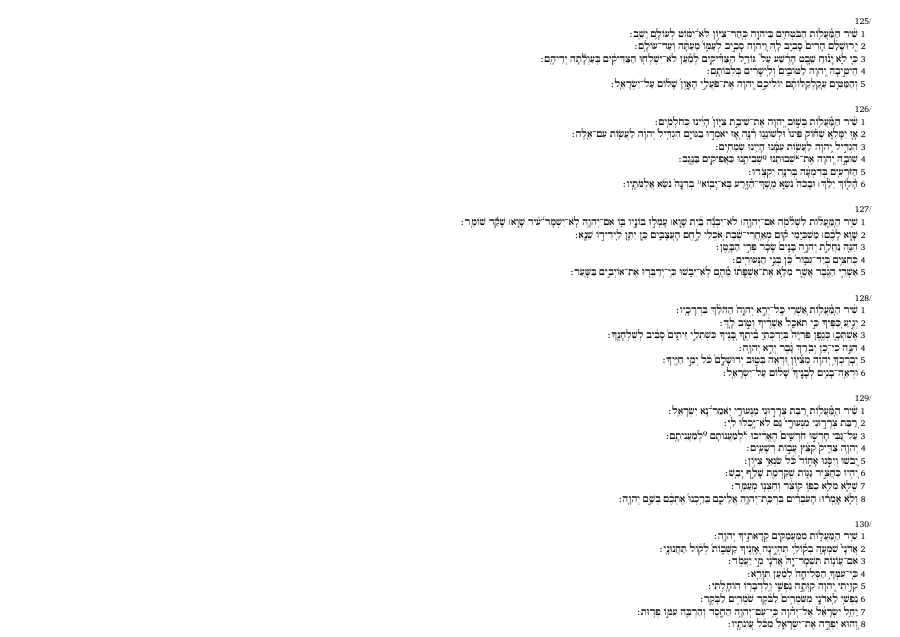
#> input picture native/scan-cleanup/tests/fixtures/split/hard-01-digital-hebrew-bhs-p00377.png, 900 x 637 px
$ python -i dewarp.py   (imports and definitions only)
#> lines starting #> are read from the running program, lines starting #| are printed output that depends on the picture; after the words box and inside, x2 and y2 are one past the last pixel; in counts of white or black regions, pixels touching at a corner belong together
#> further down, picture is the input picture: shape (637, 900); min 0, max 255, mean 248.6
"""
Stage 3b: Dewarp Detection and Correction

Detects and corrects page curvature (warping from book spine).
Uses page_dewarp library for cubic spline-based dewarping.

This stage typically runs after deskew and before split detection.
"""

import warnings
from dataclasses import asdict, dataclass
from pathlib import Path

import cv2
import numpy as np

from .io import load_grayscale, load_image, save_image

try:
    from numpy.exceptions import RankWarning as NumpyRankWarning
except Exception:
    NumpyRankWarning = getattr(np, "RankWarning", Warning)

@dataclass
class DewarpResult:
    """Result of dewarp detection."""
    needs_dewarp: bool
    curvature_score: float  # 0-1, higher = more curvature
    confidence: float
    method_used: str
    tool_available: bool
    debug: dict

    def to_dict(self) -> dict:
        """Convert to JSON-serializable dictionary."""
        return asdict(self)


# [57 lines left out: function detect_dewarp, not called in this run]


def detect_curvature_lines(gray: np.ndarray) -> dict:
    """
    Detect page curvature by analyzing text line bending.

    Args:
        gray: Grayscale image

    Returns:
        Dictionary with curvature analysis results
    """
    h, w = gray.shape
    if h < 1 or w < 1:
        return {
            'score': 0.0,
            'confidence': 0.0,
            'num_lines': 0,
            'avg_curvature': 0.0,
            'max_curvature': 0.0,
        }

    # Threshold to get binary image
    _, binary = cv2.threshold(gray, 0, 255, cv2.THRESH_BINARY_INV + cv2.THRESH_OTSU)
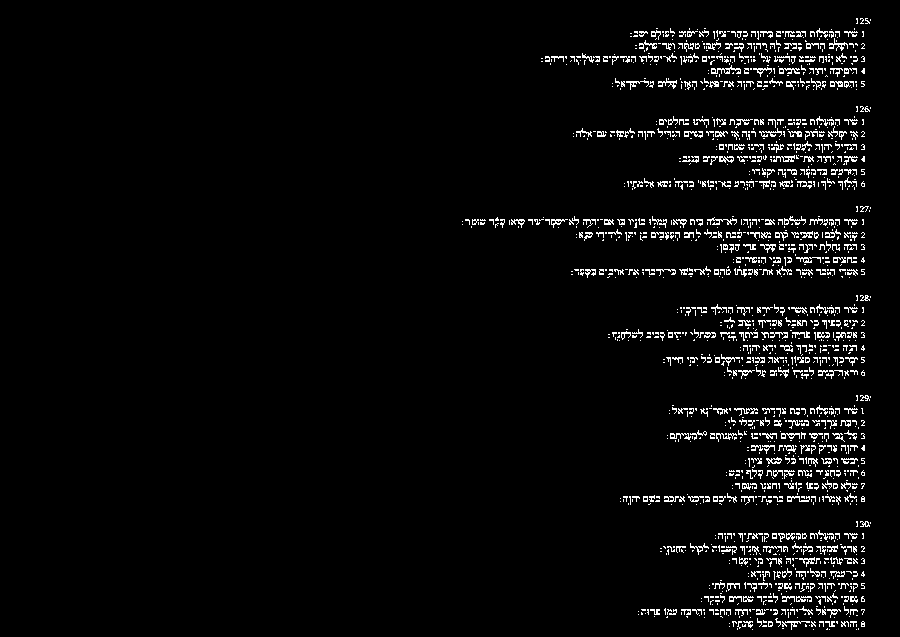
#> binary: shape (637, 900); 3.7% white in thin lines or dots, all inside (x1, y1, x2, y2) = (462, 18, 871, 630)

    # Morphological operations to connect text into lines
    kernel = cv2.getStructuringElement(cv2.MORPH_RECT, (max(1, w // 20), 1))
    dilated = cv2.dilate(binary, kernel, iterations=1)
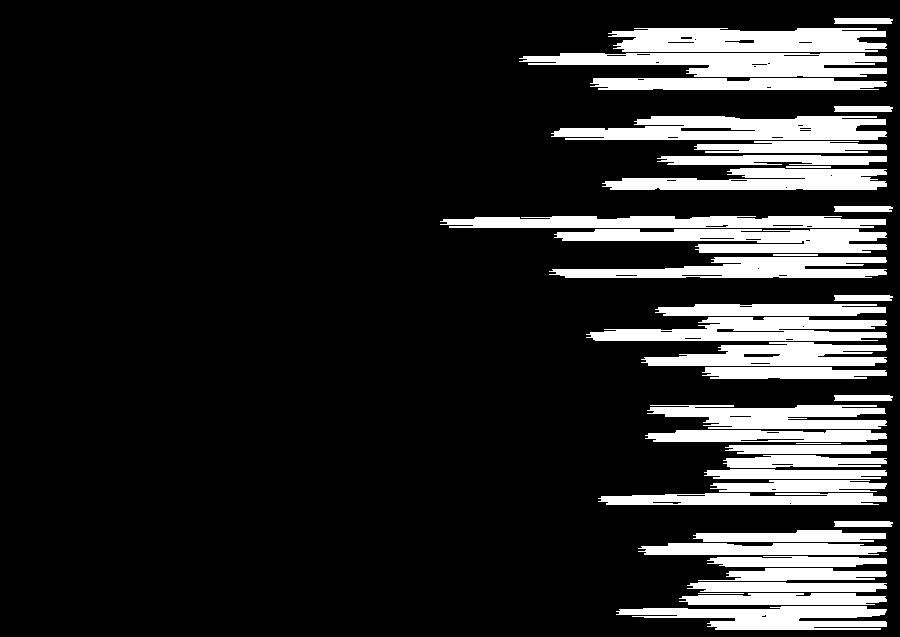
#> dilated: shape (637, 900); 15.9% white; 38 white regions

    # Find contours (text lines)
    contours, _ = cv2.findContours(dilated, cv2.RETR_EXTERNAL, cv2.CHAIN_APPROX_SIMPLE)
#> contours = 38 contours, 2 with area under 20; largest, box (x1, y1, x2, y2) and area: (551, 116, 887, 140) 5827, (519, 53, 887, 77) 5572, (608, 28, 887, 52) 5458, (554, 229, 887, 253) 4824, (586, 317, 887, 341) 4566

    # Filter for likely text lines (wide, not too tall)
    text_lines = []
    for contour in contours:
        x, y, cw, ch = cv2.boundingRect(contour)
        if cw > w * 0.3 and ch < h * 0.1:  # Wide and not too tall
            text_lines.append(contour)
#> this loop made 38 passes
#> (x, y, cw, ch) on passes 1, 2, 4, 5, 6, 7, 8, 9: (616, 606, 271, 24), (679, 593, 208, 12), (687, 582, 200, 10), (698, 568, 189, 13), (707, 556, 180, 11), (638, 543, 249, 12), (693, 530, 193, 12), (834, 521, 59, 6)
#> after the loop, text_lines = 11 contours; largest, box (x1, y1, x2, y2) and area: (551, 116, 887, 140) 5827, (519, 53, 887, 77) 5572, (608, 28, 887, 52) 5458, (554, 229, 887, 253) 4824, (586, 317, 887, 341) 4566

    if len(text_lines) < 3:
        return {
            'score': 0.0,
            'confidence': 0.0,
            'num_lines': 0,
            'avg_curvature': 0.0,
            'max_curvature': 0.0,
        }

    # Analyze curvature of each text line
    curvatures = []

    for contour in text_lines:
        # Fit a polynomial to the contour points
        points = contour.reshape(-1, 2)

        if len(points) < 10:
            continue

        # Sort by x coordinate
        sorted_indices = points[:, 0].argsort()
        points = points[sorted_indices]
        x_coords = points[:, 0].astype(np.float64)
        y_coords = points[:, 1].astype(np.float64)

        try:
            with warnings.catch_warnings():
                warnings.simplefilter("error", NumpyRankWarning)
                # Fit quadratic polynomial (parabola)
                coeffs = np.polyfit(x_coords, y_coords, 2)

            # Curvature is related to the quadratic coefficient
            # Normalize by width for scale independence
            curvature = abs(coeffs[0]) * w
            curvatures.append(curvature)
        except (NumpyRankWarning, np.linalg.LinAlgError, ValueError):
            continue
#> this loop made 11 passes
#> (coeffs, curvature) on passes 1 to 8: ([-0.000338, 0.518, 421.6], 0.305), ([0.000336, -0.499, 678.4], 0.303), ([0.000467, -0.704, 588.1], 0.421), ([0.000157, -0.238, 356.8], 0.141), ([-2.64e-05, 0.0525, 214.2], 0.0237), ([0.000128, -0.169, 272.6], 0.115), ([0.000284, -0.448, 352.5], 0.256), ([0.000505, -0.744, 392.7], 0.455)
#> after the loop, curvatures = [0.305, 0.303, 0.421, 0.141, 0.0237, 0.115, 0.256, 0.455, 0.125, 0.215, 0.695]

    if not curvatures:
        return {
            'score': 0.0,
            'confidence': 0.0,
            'num_lines': len(text_lines),
            'avg_curvature': 0.0,
            'max_curvature': 0.0,
        }

    # Calculate statistics
    avg_curvature = float(np.mean(curvatures))
#> avg_curvature = 0.278
    max_curvature = float(np.max(curvatures))
#> max_curvature = 0.695

    # Normalize score to 0-1 range
    # Typical curvature values: 0-2 for flat, 2-10 for slight curve, 10+ for significant
    score = min(1.0, avg_curvature / 10)
#> score = 0.0278

    # Confidence based on number of lines analyzed
    confidence = min(1.0, len(curvatures) / 10)
#> confidence = 1

    return {
        'score': score,
        'confidence': confidence,
        'num_lines': len(curvatures),
        'avg_curvature': avg_curvature,
        'max_curvature': max_curvature,
    }


# [39 lines left out: function apply_dewarp, not called in this run]

>>> import cv2
>>> picture = cv2.imread('../../../native/scan-cleanup/tests/fixtures/split/hard-01-digital-hebrew-bhs-p00377.png', cv2.IMREAD_GRAYSCALE)
>>> result = detect_curvature_lines(picture)
#> result = {'score': 0.0278, 'confidence': 1, 'num_lines': 11, 'avg_curvature': 0.278, 'max_curvature': 0.695}

$ run again, on native/scan-cleanup/tests/fixtures/split/hard-05-digital-old-persian-p00003.png
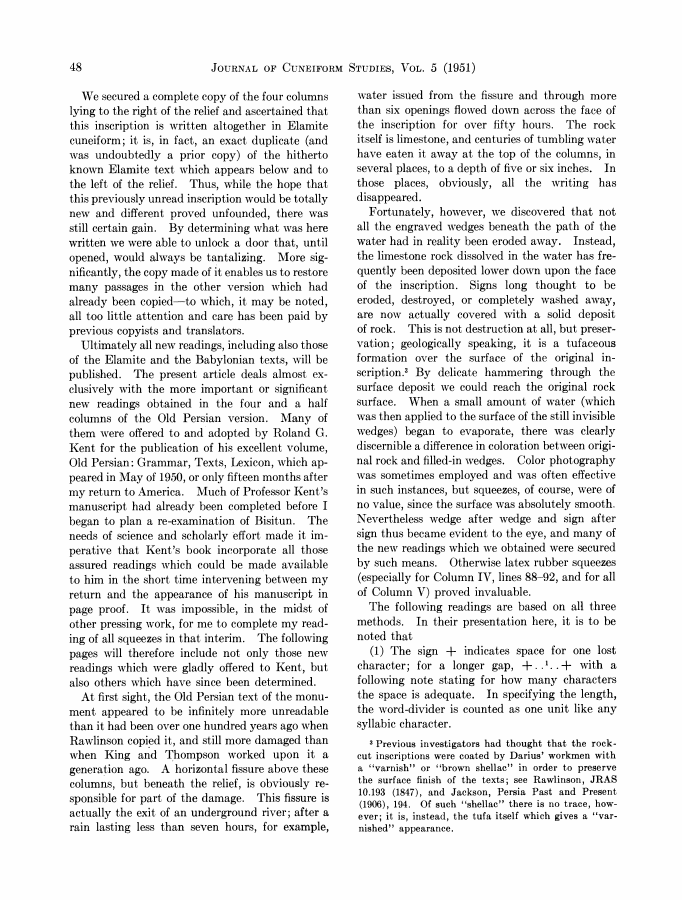
#> input picture native/scan-cleanup/tests/fixtures/split/hard-05-digital-old-persian-p00003.png, 683 x 900 px
#> picture is the input picture: shape (900, 683); min 0, max 255, mean 233.4
#> in detect_curvature_lines, `_, binary = cv2.threshold(gray, 0, 255, cv2.THRESH_BINARY_INV + cv2.TH..`:
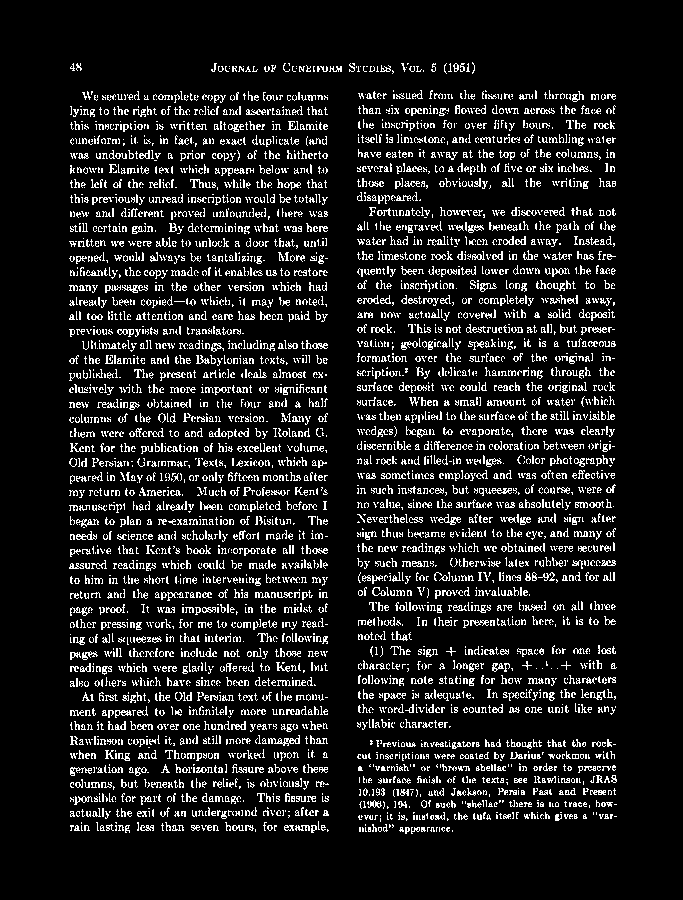
#> binary: shape (900, 683); 11% white in thin lines or dots, all inside (x1, y1, x2, y2) = (69, 62, 617, 834)
#> in detect_curvature_lines, `dilated = cv2.dilate(binary, kernel, iterations=1)`:
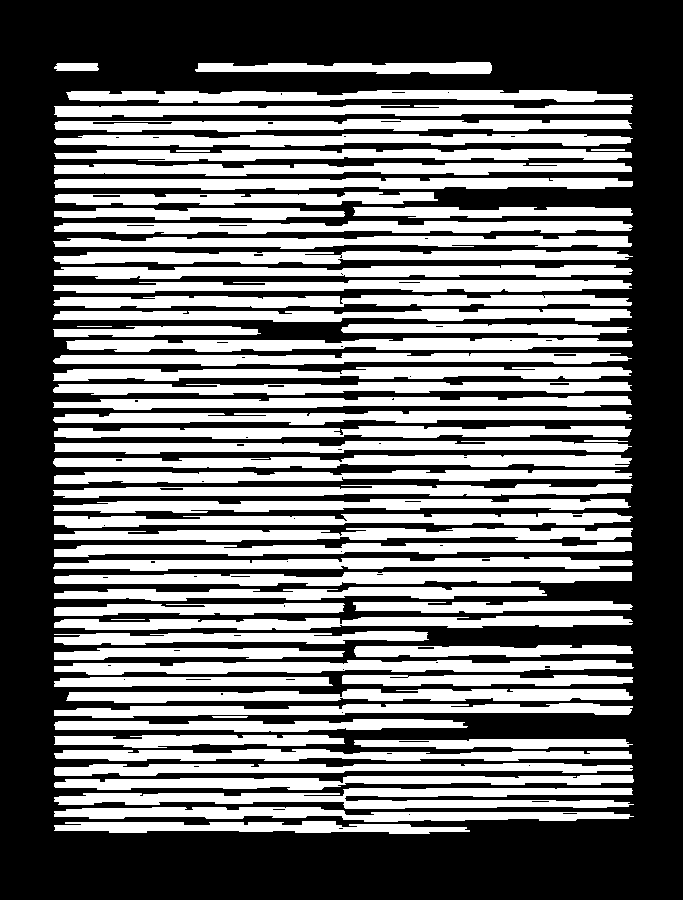
#> dilated: shape (900, 683); 42.9% white; 65 white regions
#> contours = 65 contours, 2 with area under 20; largest, box (x1, y1, x2, y2) and area: (54, 788, 634, 809) 6176, (54, 572, 632, 586) 5098, (54, 660, 634, 675) 5031, (54, 221, 633, 234) 5030, (53, 295, 632, 308) 5004
#> the loop in detect_curvature_lines, `for contour in contours:` made 65 passes
#> (x, y, cw, ch) on passes 1 to 8: (54, 821, 416, 13), (54, 807, 580, 15), (54, 788, 580, 21), (54, 775, 580, 15), (54, 763, 579, 13), (54, 749, 578, 12), (354, 739, 279, 10), (54, 735, 291, 13)
#> after the loop in detect_curvature_lines, `for contour in contours:`: text_lines = 58 contours; largest, box (x1, y1, x2, y2) and area: (54, 788, 634, 809) 6176, (54, 572, 632, 586) 5098, (54, 660, 634, 675) 5031, (54, 221, 633, 234) 5030, (53, 295, 632, 308) 5004
#> the loop in detect_curvature_lines, `for contour in text_lines:` made 58 passes
#> (coeffs, curvature) on passes 1 to 8: ([5.95e-05, -0.0249, 828.2], 0.0406), ([4.4e-07, 0.0116, 810.1], 0.0003), ([2.37e-05, -0.0165, 800.1], 0.0162), ([-2.59e-05, 0.00849, 783], 0.0177), ([4.43e-05, -0.0351, 772.5], 0.0303), ([-9.83e-06, 0.00605, 753.6], 0.00671), ([-0.000102, 0.101, 719.9], 0.0695), ([-3.08e-05, 0.00781, 739.7], 0.021)
#> after the loop in detect_curvature_lines, `for contour in text_lines:`: curvatures = 58 values, max 0.21 at index 38, min 0.0003 at index 1, mean 0.0197
#> avg_curvature = 0.0197
#> max_curvature = 0.21
#> score = 0.00197
#> confidence = 1
#> result = {'score': 0.00197, 'confidence': 1, 'num_lines': 58, 'avg_curvature': 0.0197, 'max_curvature': 0.21}

$ run again, on native/scan-cleanup/tests/fixtures/split/hard-06-mixed-akkadian-dictionary-p00194.png
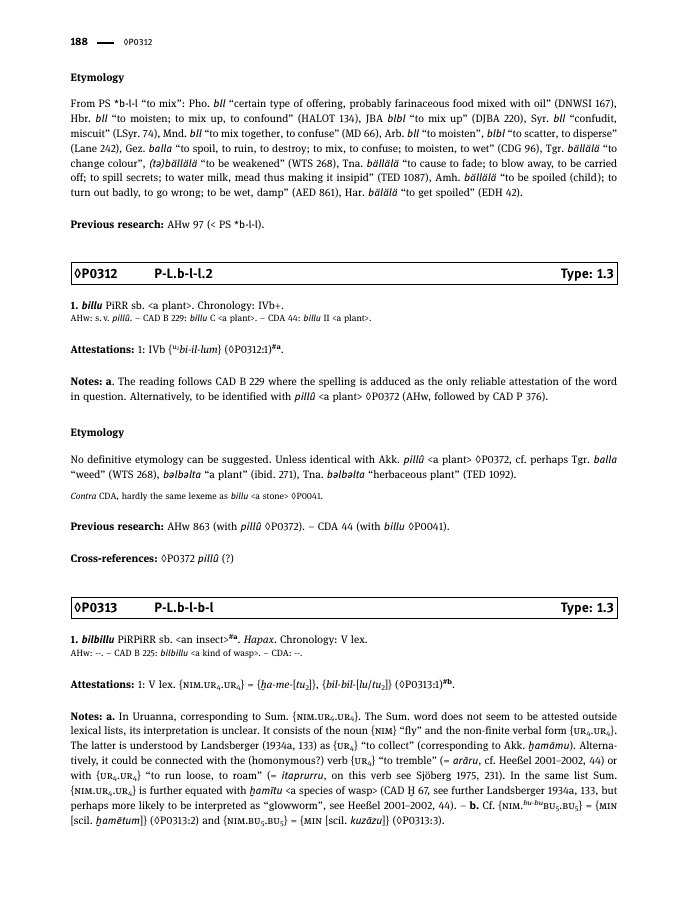
#> input picture native/scan-cleanup/tests/fixtures/split/hard-06-mixed-akkadian-dictionary-p00194.png, 676 x 900 px
#> picture is the input picture: shape (900, 676); min 0, max 255, mean 243.2
#> in detect_curvature_lines, `_, binary = cv2.threshold(gray, 0, 255, cv2.THRESH_BINARY_INV + cv2.TH..`:
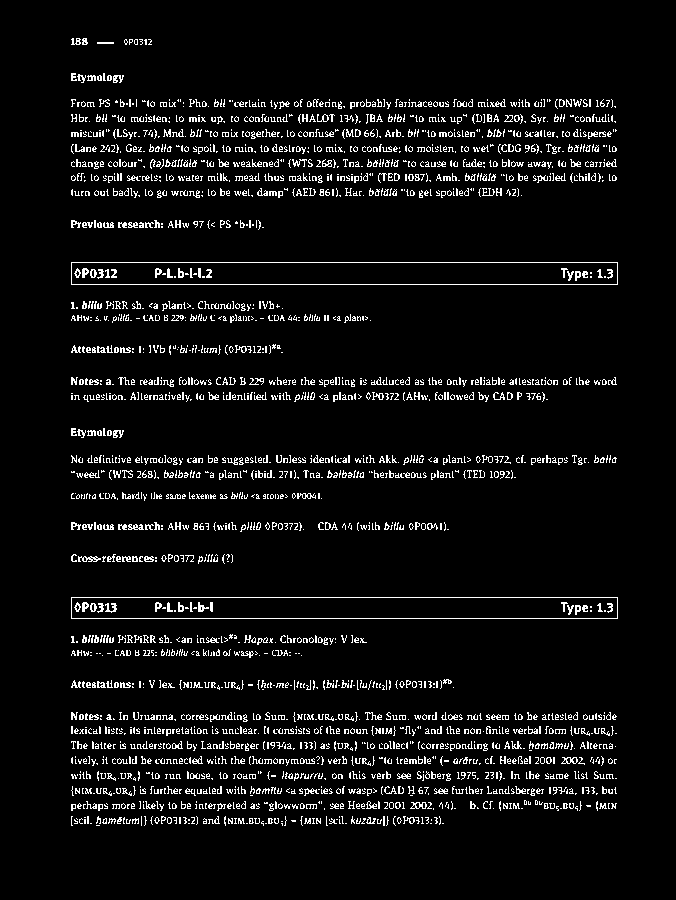
#> binary: shape (900, 676); 5.9% white in thin lines or dots, all inside (x1, y1, x2, y2) = (71, 38, 618, 826)
#> in detect_curvature_lines, `dilated = cv2.dilate(binary, kernel, iterations=1)`:
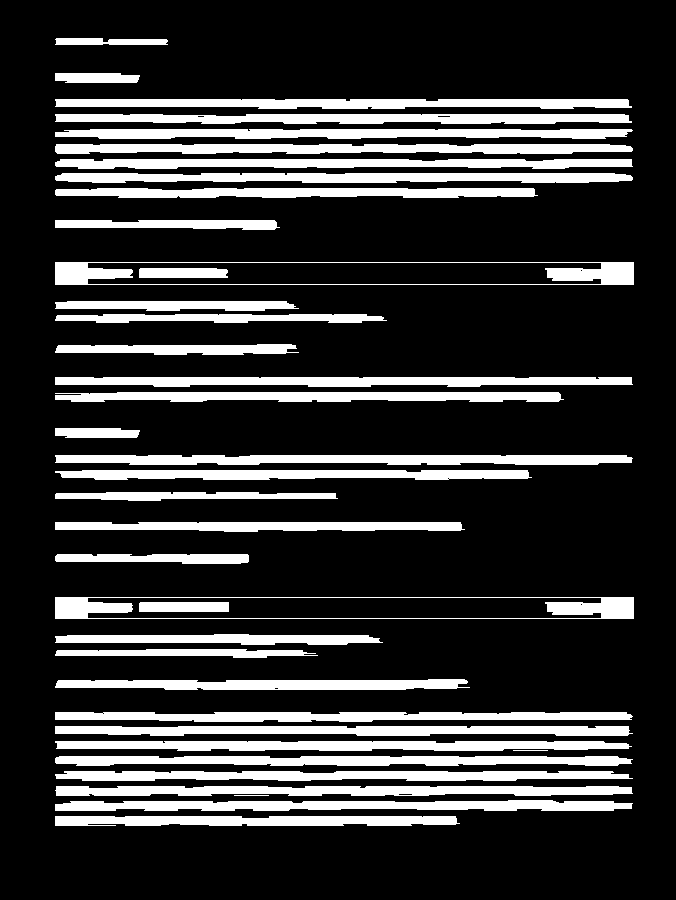
#> dilated: shape (900, 676); 20.6% white; 38 white regions
#> contours = 36 contours, 2 with area under 20; largest, box (x1, y1, x2, y2) and area: (55, 262, 634, 285) 12716, (55, 597, 634, 619) 12138, (55, 800, 633, 811) 4486, (55, 455, 633, 465) 4478, (55, 144, 633, 154) 4444
#> the loop in detect_curvature_lines, `for contour in contours:` made 36 passes
#> (x, y, cw, ch) on passes 1, 2, 4, 5, 6, 8, 9, 10: (55, 816, 405, 10), (55, 800, 578, 11), (55, 786, 578, 10), (55, 771, 578, 10), (55, 756, 578, 10), (55, 741, 577, 10), (55, 726, 578, 10), (55, 712, 578, 10)
#> after the loop in detect_curvature_lines, `for contour in contours:`: text_lines = 30 contours; largest, box (x1, y1, x2, y2) and area: (55, 262, 634, 285) 12716, (55, 597, 634, 619) 12138, (55, 800, 633, 811) 4486, (55, 455, 633, 465) 4478, (55, 144, 633, 154) 4444
#> the loop in detect_curvature_lines, `for contour in text_lines:` made 30 passes
#> (coeffs, curvature) on passes 1 to 8: ([-2.44e-05, 0.0114, 820.8], 0.0165), ([-2.41e-05, 0.0158, 803.7], 0.0163), ([-2.96e-06, 0.00138, 790.5], 0.002), ([-1.44e-05, 0.0103, 773.4], 0.00974), ([-7.75e-06, 0.00514, 760.1], 0.00524), ([-1.24e-05, 0.00967, 743.7], 0.00838), ([1.69e-05, -0.015, 732.9], 0.0114), ([-1.02e-05, 0.00378, 715.7], 0.00688)
#> after the loop in detect_curvature_lines, `for contour in text_lines:`: curvatures = 28 values, max 0.23 at index 19, min 0.000322 at index 27, mean 0.0327
#> avg_curvature = 0.0327
#> max_curvature = 0.23
#> score = 0.00327
#> confidence = 1
#> result = {'score': 0.00327, 'confidence': 1, 'num_lines': 28, 'avg_curvature': 0.0327, 'max_curvature': 0.23}
